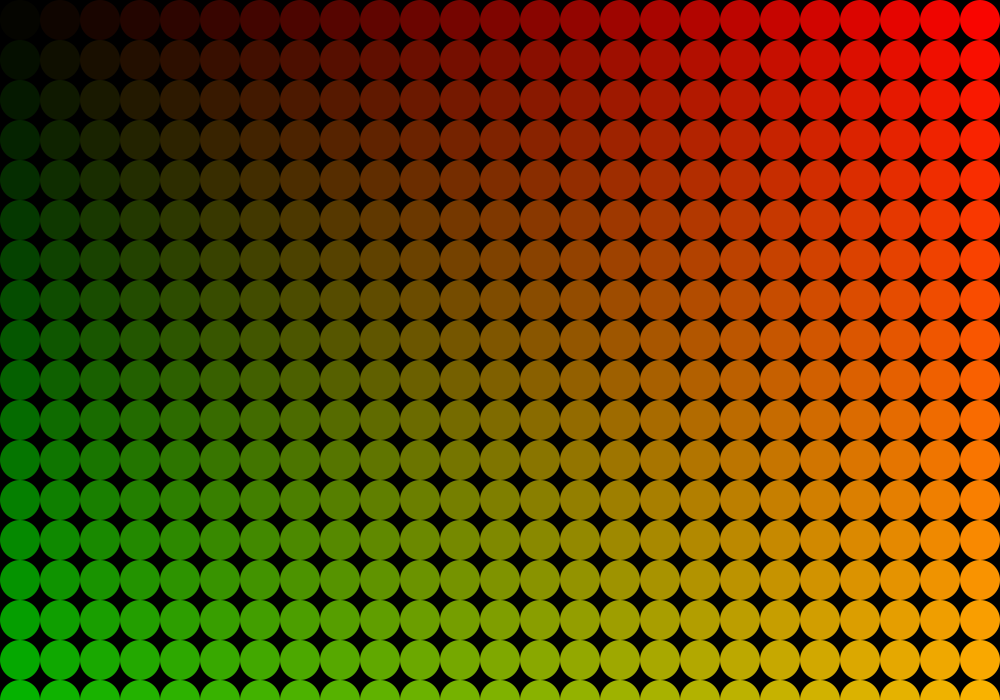
Frame 1 (no input)
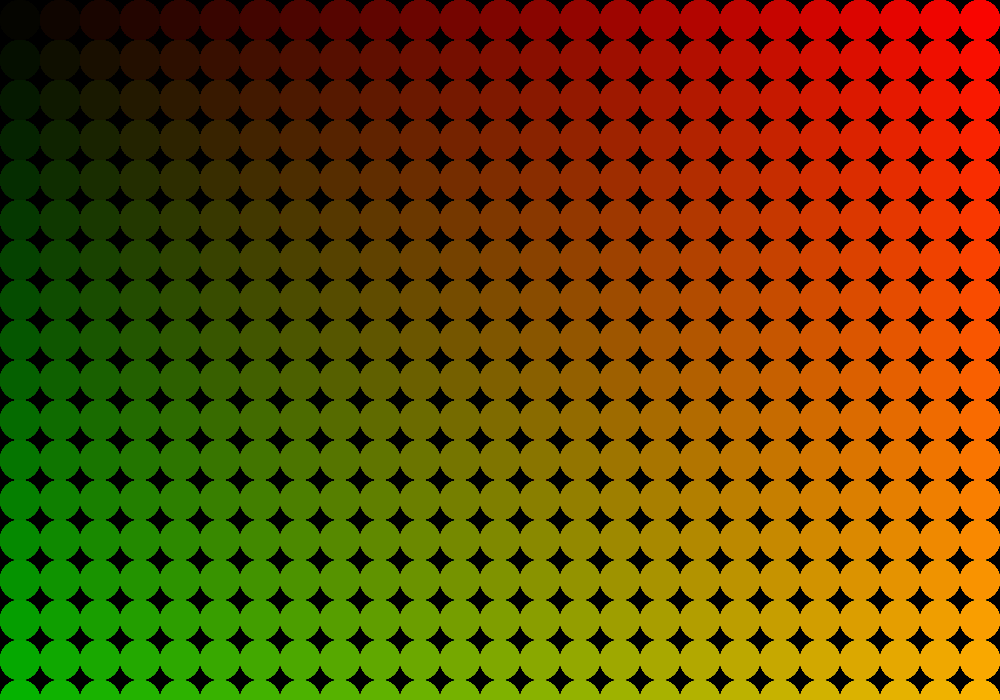
Frame 60 (the mouse pressed at the canvas centre just before this capture)
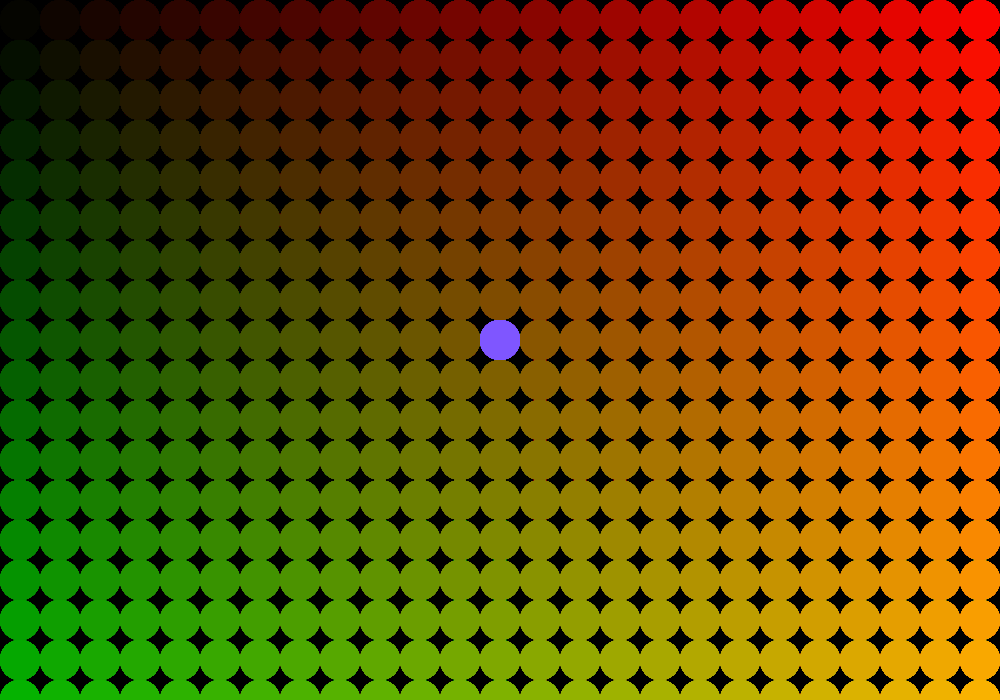
Frame 120 (the mouse held since frame 60 and released just before this capture)

The Processing sketch that drew these frames (run headless with seeded random() and noise(); from frame 60 on, the mouse is pressed at the canvas centre):

// Processing sketch: cerchiColoratiSelezione
// ── cerchiColoratiSelezione.pde
int d=40;

void setup(){
  size(1000,700); 
  colorMode(RGB, width);
  background(0);
  noStroke();
}

void draw(){
  for(int y = d/2; y <= height; y+=d){
    for(int x = d/2; x <= width; x+=d){
      if(dist(x,y,mouseX,mouseY) <= d/2) fill(x,y,width);
      else fill(x,y,0);
      ellipse(x,y,d,d);
    }
  }
}
